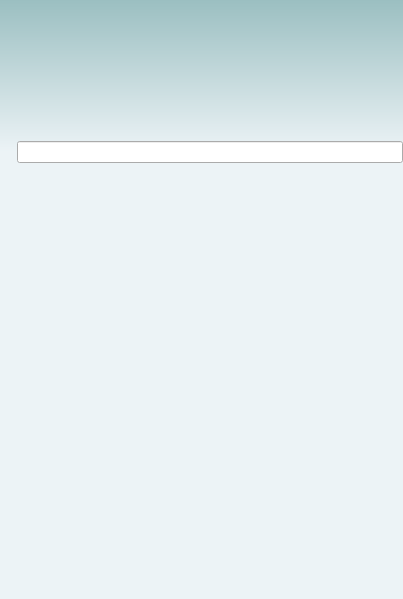
<?xml version="1.0" encoding="UTF-8"?>
<ui version="4.0">
 <class>ContactList</class>
 <widget class="QWidget" name="ContactList">
  <property name="geometry">
   <rect>
    <x>0</x>
    <y>0</y>
    <width>403</width>
    <height>599</height>
   </rect>
  </property>
  <property name="sizePolicy">
   <sizepolicy hsizetype="Preferred" vsizetype="Preferred">
    <horstretch>0</horstretch>
    <verstretch>0</verstretch>
   </sizepolicy>
  </property>
  <property name="palette">
   <palette>
    <active>
     <colorrole role="Button">
      <brush brushstyle="LinearGradientPattern">
       <gradient startx="0.000000000000000" starty="0.000000000000000" endx="0.000000000000000" endy="1.000000000000000" type="LinearGradient" spread="PadSpread" coordinatemode="ObjectBoundingMode">
        <gradientstop position="0.000000000000000">
         <color alpha="255">
          <red>155</red>
          <green>191</green>
          <blue>193</blue>
         </color>
        </gradientstop>
        <gradientstop position="0.253333000000000">
         <color alpha="255">
          <red>236</red>
          <green>243</green>
          <blue>246</blue>
         </color>
        </gradientstop>
       </gradient>
      </brush>
     </colorrole>
     <colorrole role="Base">
      <brush brushstyle="LinearGradientPattern">
       <gradient startx="0.000000000000000" starty="0.000000000000000" endx="0.000000000000000" endy="1.000000000000000" type="LinearGradient" spread="PadSpread" coordinatemode="ObjectBoundingMode">
        <gradientstop position="0.000000000000000">
         <color alpha="255">
          <red>155</red>
          <green>191</green>
          <blue>193</blue>
         </color>
        </gradientstop>
        <gradientstop position="0.253333000000000">
         <color alpha="255">
          <red>236</red>
          <green>243</green>
          <blue>246</blue>
         </color>
        </gradientstop>
       </gradient>
      </brush>
     </colorrole>
     <colorrole role="Window">
      <brush brushstyle="LinearGradientPattern">
       <gradient startx="0.000000000000000" starty="0.000000000000000" endx="0.000000000000000" endy="1.000000000000000" type="LinearGradient" spread="PadSpread" coordinatemode="ObjectBoundingMode">
        <gradientstop position="0.000000000000000">
         <color alpha="255">
          <red>155</red>
          <green>191</green>
          <blue>193</blue>
         </color>
        </gradientstop>
        <gradientstop position="0.253333000000000">
         <color alpha="255">
          <red>236</red>
          <green>243</green>
          <blue>246</blue>
         </color>
        </gradientstop>
       </gradient>
      </brush>
     </colorrole>
     <colorrole role="Highlight">
      <brush brushstyle="SolidPattern">
       <color alpha="255">
        <red>0</red>
        <green>0</green>
        <blue>128</blue>
       </color>
      </brush>
     </colorrole>
    </active>
    <inactive>
     <colorrole role="Button">
      <brush brushstyle="LinearGradientPattern">
       <gradient startx="0.000000000000000" starty="0.000000000000000" endx="0.000000000000000" endy="1.000000000000000" type="LinearGradient" spread="PadSpread" coordinatemode="ObjectBoundingMode">
        <gradientstop position="0.000000000000000">
         <color alpha="255">
          <red>155</red>
          <green>191</green>
          <blue>193</blue>
         </color>
        </gradientstop>
        <gradientstop position="0.253333000000000">
         <color alpha="255">
          <red>236</red>
          <green>243</green>
          <blue>246</blue>
         </color>
        </gradientstop>
       </gradient>
      </brush>
     </colorrole>
     <colorrole role="Base">
      <brush brushstyle="LinearGradientPattern">
       <gradient startx="0.000000000000000" starty="0.000000000000000" endx="0.000000000000000" endy="1.000000000000000" type="LinearGradient" spread="PadSpread" coordinatemode="ObjectBoundingMode">
        <gradientstop position="0.000000000000000">
         <color alpha="255">
          <red>155</red>
          <green>191</green>
          <blue>193</blue>
         </color>
        </gradientstop>
        <gradientstop position="0.253333000000000">
         <color alpha="255">
          <red>236</red>
          <green>243</green>
          <blue>246</blue>
         </color>
        </gradientstop>
       </gradient>
      </brush>
     </colorrole>
     <colorrole role="Window">
      <brush brushstyle="LinearGradientPattern">
       <gradient startx="0.000000000000000" starty="0.000000000000000" endx="0.000000000000000" endy="1.000000000000000" type="LinearGradient" spread="PadSpread" coordinatemode="ObjectBoundingMode">
        <gradientstop position="0.000000000000000">
         <color alpha="255">
          <red>155</red>
          <green>191</green>
          <blue>193</blue>
         </color>
        </gradientstop>
        <gradientstop position="0.253333000000000">
         <color alpha="255">
          <red>236</red>
          <green>243</green>
          <blue>246</blue>
         </color>
        </gradientstop>
       </gradient>
      </brush>
     </colorrole>
     <colorrole role="Highlight">
      <brush brushstyle="SolidPattern">
       <color alpha="255">
        <red>0</red>
        <green>0</green>
        <blue>128</blue>
       </color>
      </brush>
     </colorrole>
    </inactive>
    <disabled>
     <colorrole role="Button">
      <brush brushstyle="LinearGradientPattern">
       <gradient startx="0.000000000000000" starty="0.000000000000000" endx="0.000000000000000" endy="1.000000000000000" type="LinearGradient" spread="PadSpread" coordinatemode="ObjectBoundingMode">
        <gradientstop position="0.000000000000000">
         <color alpha="255">
          <red>155</red>
          <green>191</green>
          <blue>193</blue>
         </color>
        </gradientstop>
        <gradientstop position="0.253333000000000">
         <color alpha="255">
          <red>236</red>
          <green>243</green>
          <blue>246</blue>
         </color>
        </gradientstop>
       </gradient>
      </brush>
     </colorrole>
     <colorrole role="Base">
      <brush brushstyle="LinearGradientPattern">
       <gradient startx="0.000000000000000" starty="0.000000000000000" endx="0.000000000000000" endy="1.000000000000000" type="LinearGradient" spread="PadSpread" coordinatemode="ObjectBoundingMode">
        <gradientstop position="0.000000000000000">
         <color alpha="255">
          <red>155</red>
          <green>191</green>
          <blue>193</blue>
         </color>
        </gradientstop>
        <gradientstop position="0.253333000000000">
         <color alpha="255">
          <red>236</red>
          <green>243</green>
          <blue>246</blue>
         </color>
        </gradientstop>
       </gradient>
      </brush>
     </colorrole>
     <colorrole role="Window">
      <brush brushstyle="LinearGradientPattern">
       <gradient startx="0.000000000000000" starty="0.000000000000000" endx="0.000000000000000" endy="1.000000000000000" type="LinearGradient" spread="PadSpread" coordinatemode="ObjectBoundingMode">
        <gradientstop position="0.000000000000000">
         <color alpha="255">
          <red>155</red>
          <green>191</green>
          <blue>193</blue>
         </color>
        </gradientstop>
        <gradientstop position="0.253333000000000">
         <color alpha="255">
          <red>236</red>
          <green>243</green>
          <blue>246</blue>
         </color>
        </gradientstop>
       </gradient>
      </brush>
     </colorrole>
     <colorrole role="Highlight">
      <brush brushstyle="SolidPattern">
       <color alpha="255">
        <red>0</red>
        <green>0</green>
        <blue>128</blue>
       </color>
      </brush>
     </colorrole>
    </disabled>
   </palette>
  </property>
  <property name="windowTitle">
   <string>Form</string>
  </property>
  <property name="styleSheet">
   <string notr="true">#ContactList {
	background-color: qlineargradient(spread:pad, x1:0, y1:0, x2:0, y2:1, stop:0 rgb(155, 191, 193), stop:0.253333 rgb(236, 243, 246));
}</string>
  </property>
  <layout class="QVBoxLayout" name="verticalLayout" stretch="0,0,0,0">
   <property name="spacing">
    <number>2</number>
   </property>
   <property name="leftMargin">
    <number>0</number>
   </property>
   <property name="topMargin">
    <number>3</number>
   </property>
   <property name="rightMargin">
    <number>0</number>
   </property>
   <property name="bottomMargin">
    <number>3</number>
   </property>
   <item>
    <layout class="QHBoxLayout" name="horizontalLayout">
     <item>
      <spacer name="horizontalSpacer_6">
       <property name="orientation">
        <enum>Qt::Horizontal</enum>
       </property>
       <property name="sizeType">
        <enum>QSizePolicy::Fixed</enum>
       </property>
       <property name="sizeHint" stdset="0">
        <size>
         <width>3</width>
         <height>20</height>
        </size>
       </property>
      </spacer>
     </item>
     <item>
      <widget class="QToolButton" name="pixUser">
       <property name="minimumSize">
        <size>
         <width>96</width>
         <height>96</height>
        </size>
       </property>
       <property name="text">
        <string/>
       </property>
       <property name="checkable">
        <bool>false</bool>
       </property>
       <property name="autoRepeat">
        <bool>false</bool>
       </property>
       <property name="autoRaise">
        <bool>true</bool>
       </property>
      </widget>
     </item>
     <item>
      <spacer name="horizontalSpacer">
       <property name="orientation">
        <enum>Qt::Horizontal</enum>
       </property>
       <property name="sizeType">
        <enum>QSizePolicy::Fixed</enum>
       </property>
       <property name="sizeHint" stdset="0">
        <size>
         <width>5</width>
         <height>20</height>
        </size>
       </property>
      </spacer>
     </item>
     <item>
      <layout class="QVBoxLayout" name="verticalLayout_2">
       <property name="topMargin">
        <number>25</number>
       </property>
       <property name="bottomMargin">
        <number>25</number>
       </property>
       <item>
        <layout class="QHBoxLayout" name="horizontalLayout_2">
         <item>
          <widget class="QTextEdit" name="nickName">
           <property name="sizePolicy">
            <sizepolicy hsizetype="Expanding" vsizetype="Fixed">
             <horstretch>0</horstretch>
             <verstretch>0</verstretch>
            </sizepolicy>
           </property>
           <property name="maximumSize">
            <size>
             <width>16777215</width>
             <height>20</height>
            </size>
           </property>
           <property name="styleSheet">
            <string notr="true">QTextEdit {
  border-radius: 5px;
  background-color: transparent;
}

QTextEdit:hover {
  border: 1px solid gray;
  border-radius: 5px;
  background-color: transparent;
}

QTextEdit:focus {
  border: 1px solid gray;
  border-radius: 5px;
  background-color: transparent;
}</string>
           </property>
           <property name="frameShape">
            <enum>QFrame::NoFrame</enum>
           </property>
           <property name="verticalScrollBarPolicy">
            <enum>Qt::ScrollBarAlwaysOff</enum>
           </property>
           <property name="horizontalScrollBarPolicy">
            <enum>Qt::ScrollBarAlwaysOff</enum>
           </property>
           <property name="lineWrapMode">
            <enum>QTextEdit::NoWrap</enum>
           </property>
           <property name="html">
            <string>&lt;!DOCTYPE HTML PUBLIC &quot;-//W3C//DTD HTML 4.0//EN&quot; &quot;http://www.w3.org/TR/REC-html40/strict.dtd&quot;&gt;
&lt;html&gt;&lt;head&gt;&lt;meta name=&quot;qrichtext&quot; content=&quot;1&quot; /&gt;&lt;style type=&quot;text/css&quot;&gt;
p, li { white-space: pre-wrap; }
&lt;/style&gt;&lt;/head&gt;&lt;body style=&quot; font-family:'Sans Serif'; font-size:9pt; font-weight:400; font-style:normal;&quot;&gt;
&lt;p style=&quot;-qt-paragraph-type:empty; margin-top:0px; margin-bottom:0px; margin-left:0px; margin-right:0px; -qt-block-indent:0; text-indent:0px;&quot;&gt;&lt;/p&gt;&lt;/body&gt;&lt;/html&gt;</string>
           </property>
          </widget>
         </item>
         <item>
          <spacer name="horizontalSpacer_4">
           <property name="orientation">
            <enum>Qt::Horizontal</enum>
           </property>
           <property name="sizeType">
            <enum>QSizePolicy::Fixed</enum>
           </property>
           <property name="sizeHint" stdset="0">
            <size>
             <width>3</width>
             <height>20</height>
            </size>
           </property>
          </spacer>
         </item>
        </layout>
       </item>
       <item>
        <layout class="QHBoxLayout" name="horizontalLayout_3">
         <item>
          <widget class="QTextEdit" name="statusMessage">
           <property name="sizePolicy">
            <sizepolicy hsizetype="Expanding" vsizetype="Fixed">
             <horstretch>0</horstretch>
             <verstretch>0</verstretch>
            </sizepolicy>
           </property>
           <property name="maximumSize">
            <size>
             <width>16777215</width>
             <height>20</height>
            </size>
           </property>
           <property name="styleSheet">
            <string notr="true">QTextEdit {
  border-radius: 5px;
  background-color: transparent;
}

QTextEdit:hover {
  border: 1px solid gray;
  border-radius: 5px;
  background-color: transparent;
}

QTextEdit:focus {
  border: 1px solid gray;
  border-radius: 5px;
  background-color: transparent;
}</string>
           </property>
           <property name="frameShape">
            <enum>QFrame::NoFrame</enum>
           </property>
           <property name="verticalScrollBarPolicy">
            <enum>Qt::ScrollBarAlwaysOff</enum>
           </property>
           <property name="horizontalScrollBarPolicy">
            <enum>Qt::ScrollBarAlwaysOff</enum>
           </property>
           <property name="lineWrapMode">
            <enum>QTextEdit::NoWrap</enum>
           </property>
          </widget>
         </item>
         <item>
          <spacer name="horizontalSpacer_5">
           <property name="orientation">
            <enum>Qt::Horizontal</enum>
           </property>
           <property name="sizeType">
            <enum>QSizePolicy::Fixed</enum>
           </property>
           <property name="sizeHint" stdset="0">
            <size>
             <width>3</width>
             <height>20</height>
            </size>
           </property>
          </spacer>
         </item>
        </layout>
       </item>
       <item>
        <widget class="QComboBox" name="status">
         <property name="styleSheet">
          <string notr="true">QComboBox {
  border: 1px solid transparent;
  border-radius: 5px;
  background-color: transparent;
  height: 20px;
}

QComboBox:hover {
  border: 1px solid gray;
  border-radius: 5px;
  background-color: transparent;
}

 QComboBox::drop-down {
     subcontrol-origin: padding;
     subcontrol-position: top right;
     border-top-right-radius: 5px;
     border-bottom-right-radius: 5px;
 }

QComboBox::down-arrow {
  image: url(amsn2/ui/front_ends/qt4/combo-arrow-down.png);
}
</string>
         </property>
        </widget>
       </item>
      </layout>
     </item>
    </layout>
   </item>
   <item>
    <spacer name="verticalSpacer">
     <property name="orientation">
      <enum>Qt::Vertical</enum>
     </property>
     <property name="sizeType">
      <enum>QSizePolicy::Fixed</enum>
     </property>
     <property name="sizeHint" stdset="0">
      <size>
       <width>20</width>
       <height>20</height>
      </size>
     </property>
    </spacer>
   </item>
   <item>
    <layout class="QHBoxLayout" name="horizontalLayout_4">
     <item>
      <spacer name="horizontalSpacer_2">
       <property name="orientation">
        <enum>Qt::Horizontal</enum>
       </property>
       <property name="sizeType">
        <enum>QSizePolicy::Fixed</enum>
       </property>
       <property name="sizeHint" stdset="0">
        <size>
         <width>17</width>
         <height>20</height>
        </size>
       </property>
      </spacer>
     </item>
     <item>
      <widget class="QLineEdit" name="searchLine"/>
     </item>
    </layout>
   </item>
   <item>
    <layout class="QHBoxLayout" name="horizontalLayout_5">
     <item>
      <widget class="QTreeView" name="cList">
       <property name="cursor" stdset="0">
        <cursorShape>ArrowCursor</cursorShape>
       </property>
       <property name="focusPolicy">
        <enum>Qt::NoFocus</enum>
       </property>
       <property name="autoFillBackground">
        <bool>false</bool>
       </property>
       <property name="styleSheet">
        <string notr="true">QTreeView, QTreeView::focus {
    /*show-decoration-selected: 1;*/
    background: transparent;
    background-color: transparent;
	border: none;
}

QTreeView::item {
	background-color: transparent;
	border-radius: 3px;
}

QTreeView::item:hover {
    background: qlineargradient(x1: 0, y1: 0, x2: 0, y2: 1, stop: 0 #ffffff, stop: 1 #ffffff);
	border: 1px solid #ffffff;
}

QTreeView::item:selected:active{
    background: qlineargradient(x1: 0, y1: 0, x2: 0, y2: 1, stop: 0 #ffffff, stop: 1 #ffffff);
	border: 1px solid #ffffff;
}

QTreeView::item:selected:!active {
    background: qlineargradient(x1: 0, y1: 0, x2: 0, y2: 1, stop: 0 #ffffff, stop: 1 #ffffff);
	border: 1px solid #ffffff;
}

QTreeView::branch {
    background-color: transparent;
   	background: transparent;
}

QTreeView::branch:has-siblings:adjoins-item, 
QTreeView::branch:has-siblings:!adjoins-item {
    background-color: transparent;
   	background: transparent;
    border-image: none;
	image: none;
}

QTreeView::branch:has-children:!has-siblings:closed,
QTreeView::branch:closed:has-children:has-siblings {
    background-color: transparent;
   	background: transparent;
    border-image: none;
    image: url(amsn2/ui/front_ends/qt4/arrow-right.png);
}

QTreeView::branch:open:has-children:!has-siblings,
QTreeView::branch:open:has-children:has-siblings  {
    background-color: transparent;
   	background: transparent;
    border-image: none;
    image: url(amsn2/ui/front_ends/qt4/arrow-down.png);
}</string>
       </property>
       <property name="frameShape">
        <enum>QFrame::NoFrame</enum>
       </property>
       <property name="lineWidth">
        <number>0</number>
       </property>
       <property name="horizontalScrollBarPolicy">
        <enum>Qt::ScrollBarAlwaysOff</enum>
       </property>
       <property name="editTriggers">
        <set>QAbstractItemView::NoEditTriggers</set>
       </property>
       <property name="selectionBehavior">
        <enum>QAbstractItemView::SelectRows</enum>
       </property>
       <property name="textElideMode">
        <enum>Qt::ElideRight</enum>
       </property>
       <property name="rootIsDecorated">
        <bool>true</bool>
       </property>
       <property name="sortingEnabled">
        <bool>true</bool>
       </property>
       <property name="animated">
        <bool>true</bool>
       </property>
       <property name="headerHidden">
        <bool>true</bool>
       </property>
      </widget>
     </item>
     <item>
      <spacer name="horizontalSpacer_3">
       <property name="orientation">
        <enum>Qt::Horizontal</enum>
       </property>
       <property name="sizeType">
        <enum>QSizePolicy::Fixed</enum>
       </property>
       <property name="sizeHint" stdset="0">
        <size>
         <width>3</width>
         <height>20</height>
        </size>
       </property>
      </spacer>
     </item>
    </layout>
   </item>
  </layout>
 </widget>
 <tabstops>
  <tabstop>cList</tabstop>
  <tabstop>searchLine</tabstop>
  <tabstop>nickName</tabstop>
  <tabstop>statusMessage</tabstop>
 </tabstops>
 <resources/>
 <connections/>
</ui>
